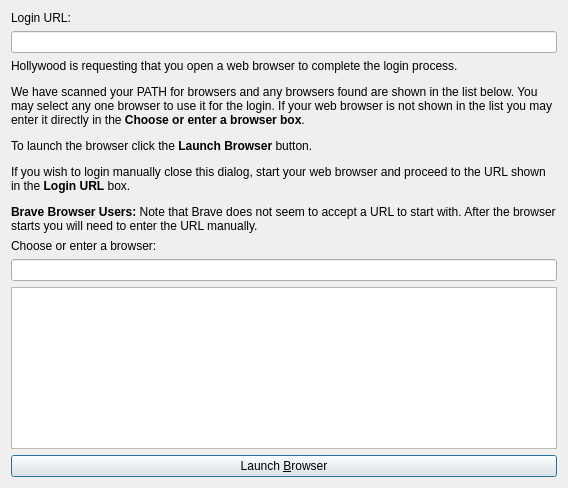
<?xml version="1.0" encoding="UTF-8"?>
<ui version="4.0">
 <class>Dialog</class>
 <widget class="QDialog" name="Dialog">
  <property name="geometry">
   <rect>
    <x>0</x>
    <y>0</y>
    <width>568</width>
    <height>488</height>
   </rect>
  </property>
  <property name="windowTitle">
   <string>Dialog</string>
  </property>
  <layout class="QVBoxLayout" name="verticalLayout">
   <item>
    <widget class="QLabel" name="label">
     <property name="text">
      <string>Login URL:</string>
     </property>
    </widget>
   </item>
   <item>
    <widget class="QLineEdit" name="lineEdit_url">
     <property name="whatsThis">
      <string>&lt;html&gt;&lt;head/&gt;&lt;body&gt;&lt;p&gt;You need to continue login with a web browser. This box shows the URL that contains the login page.&lt;/p&gt;&lt;/body&gt;&lt;/html&gt;</string>
     </property>
     <property name="accessibleName">
      <string>Captive Portal URL</string>
     </property>
     <property name="accessibleDescription">
      <string>The Internet URL to be visited in a web browser to complete connection to Wireless.</string>
     </property>
     <property name="readOnly">
      <bool>true</bool>
     </property>
    </widget>
   </item>
   <item>
    <widget class="QLabel" name="label_browser_url">
     <property name="text">
      <string>&lt;html&gt;&lt;head/&gt;&lt;body&gt;&lt;p&gt;Hollywood is requesting that you open a web browser to complete the login process.&lt;/p&gt;&lt;p&gt;We have scanned your PATH for browsers and any browsers found are shown in the list below. You may select any one browser to use it for the login. If your web browser is not shown in the list you may enter it directly in the&lt;span style=&quot; font-weight:600;&quot;&gt; Choose or enter a browser box&lt;/span&gt;.&lt;/p&gt;&lt;p&gt;To launch the browser click the &lt;span style=&quot; font-weight:600;&quot;&gt;Launch Browser&lt;/span&gt; button. &lt;/p&gt;&lt;p&gt;If you wish to login manually close this dialog, start your web browser and proceed to the URL shown in the &lt;span style=&quot; font-weight:600;&quot;&gt;Login URL&lt;/span&gt; box.&lt;/p&gt;&lt;p&gt;&lt;span style=&quot; font-weight:600;&quot;&gt;Brave Browser Users:&lt;/span&gt; Note that Brave does not seem to accept a URL to start with. After the browser starts you will need to enter the URL manually. &lt;/p&gt;&lt;/body&gt;&lt;/html&gt;</string>
     </property>
     <property name="alignment">
      <set>Qt::AlignLeading|Qt::AlignLeft|Qt::AlignTop</set>
     </property>
     <property name="wordWrap">
      <bool>true</bool>
     </property>
    </widget>
   </item>
   <item>
    <widget class="QLabel" name="label_browser">
     <property name="text">
      <string>Choose or enter a browser:</string>
     </property>
    </widget>
   </item>
   <item>
    <widget class="QLineEdit" name="lineEdit_browser">
     <property name="accessibleName">
      <string>Browser Executable Name</string>
     </property>
     <property name="accessibleDescription">
      <string>Specify the name of the web browser to use to complete login.</string>
     </property>
    </widget>
   </item>
   <item>
    <widget class="QListView" name="listView_browsers">
     <property name="accessibleName">
      <string>Detected Browser List</string>
     </property>
     <property name="accessibleDescription">
      <string>You can select one of these detected web browsers to complete the wireless login process.</string>
     </property>
    </widget>
   </item>
   <item>
    <widget class="QPushButton" name="pushButton_launch_browser">
     <property name="whatsThis">
      <string>&lt;html&gt;&lt;head/&gt;&lt;body&gt;&lt;p&gt;Use this button to launch the selected browser. The browser will open at the page shown in the Login URL box.&lt;/p&gt;&lt;/body&gt;&lt;/html&gt;</string>
     </property>
     <property name="accessibleName">
      <string>Launch Browser</string>
     </property>
     <property name="accessibleDescription">
      <string>Select this button to launch the selected web browser.</string>
     </property>
     <property name="text">
      <string>Launch &amp;Browser</string>
     </property>
    </widget>
   </item>
   <item>
    <spacer name="verticalSpacer">
     <property name="orientation">
      <enum>Qt::Vertical</enum>
     </property>
     <property name="sizeHint" stdset="0">
      <size>
       <width>20</width>
       <height>0</height>
      </size>
     </property>
    </spacer>
   </item>
  </layout>
 </widget>
 <resources/>
 <connections/>
</ui>
